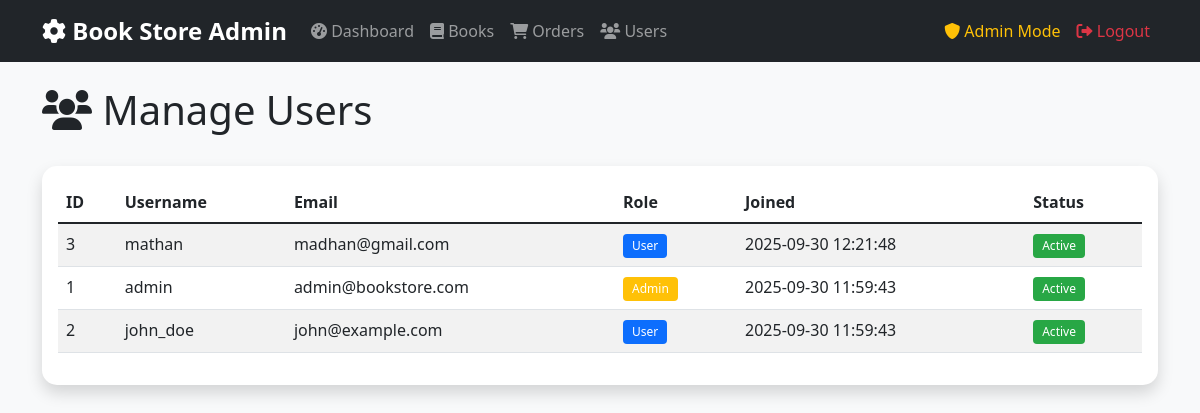
Page /admin/users (signed in) on the committed database.
### tables this page shows
CREATE TABLE users (
            id INTEGER PRIMARY KEY AUTOINCREMENT,
            username TEXT UNIQUE NOT NULL,
            email TEXT UNIQUE NOT NULL,
            password_hash TEXT NOT NULL,
            is_admin BOOLEAN DEFAULT FALSE,
            created_at TIMESTAMP DEFAULT CURRENT_TIMESTAMP
        );

### app.py (the view)
@app.route('/admin/users')
@admin_required
def admin_users():
    conn = get_db_connection()
    users = conn.execute('SELECT * FROM users ORDER BY created_at DESC').fetchall()
    conn.close()
    return render_template('admin/users.html', users=users)

### app.py (called while the page is built)
def get_db_connection():
    conn = sqlite3.connect('bookstore.db')
    conn.row_factory = sqlite3.Row
    return conn

def validate_session():
    if 'user_id' not in session:
        return False
    if 'user_type' not in session:
        session['user_type'] = 'admin' if session.get('is_admin') else 'user'
    return True

def admin_required(f):
    @wraps(f)
    def decorated_function(*args, **kwargs):
        if not validate_session():
            flash('Please login to access this page', 'error')
            return redirect(url_for('admin_login'))
        if not session.get('is_admin') or session.get('user_type') != 'admin':
            flash('Admin access required. Please login as admin.', 'error')
            return redirect(url_for('admin_login'))
        return f(*args, **kwargs)
    return decorated_function

@app.context_processor
def inject_user_info():
    user_info = {
        'is_logged_in': validate_session(),
        'username': session.get('username'),
        'is_admin': session.get('is_admin', False),
        'user_type': session.get('user_type', 'user'),
        'current_time': datetime.now().strftime('%Y-%m-%d %H:%M:%S')
    }
    return dict(user_info=user_info)

### templates/admin/users.html (shortened to what this page needs)
{% extends "admin/base.html" %}
{% block content %}
<div class="d-flex justify-content-between align-items-center mb-4">
    <h1><i class="fas fa-users"></i> Manage Users</h1>
</div>
<div class="card shadow">
    <div class="card-body">
        <div class="table-responsive">
            <table class="table table-striped">
                <thead>
                    <tr>
                        <th>ID</th>
                        <th>Username</th>
                        <th>Email</th>
                        <th>Role</th>
                        <th>Joined</th>
                        <th>Status</th>
                    </tr>
                </thead>
                <tbody>
                    {% for user in users %}
                    <tr>
                        <td>{{ user.id }}</td>
                        <td>{{ user.username }}</td>
                        <td>{{ user.email }}</td>
                        <td>
                            <span class="badge bg-{{ 'warning' if user.is_admin else 'primary' }}">
                                {{ 'Admin' if user.is_admin else 'User' }}
                            </span>
                        </td>
                        <td>{{ user.created_at }}</td>
                        <td>
                            <span class="badge bg-success">Active</span>
                        </td>
                    </tr>
                    {% endfor %}
                </tbody>
            </table>
        </div>
    </div>
</div>
{% endblock %}

### static/css/style.css (style rules this page uses)
:root { --primary-color: #007bff; --secondary-color: #6c757d; --success-color: #28a745; --danger-color: #dc3545; --warning-color: #ffc107; --info-color: #17a2b8; }
body { font-family: 'Segoe UI', Tahoma, Geneva, Verdana, sans-serif; background-color: #f8f9fa; }
.card { border: none; border-radius: 15px; box-shadow: 0 2px 15px rgba(0,0,0,0.1); }
.badge { font-weight: 500; padding: 0.5em 0.75em; }
.bg-success { background-color: var(--success-color) !important; }
.bg-warning { background-color: var(--warning-color) !important; }

### rows in the picture
users: id "3", username "mathan", email "madhan@gmail.com", is_admin "User", created_at "2025-09-30 12:21:48"
users: id "1", username "admin", email "admin@bookstore.com", is_admin "Admin", created_at "2025-09-30 11:59:43"
users: id "2", username "john_doe", email "john@example.com", is_admin "User", created_at "2025-09-30 11:59:43"
